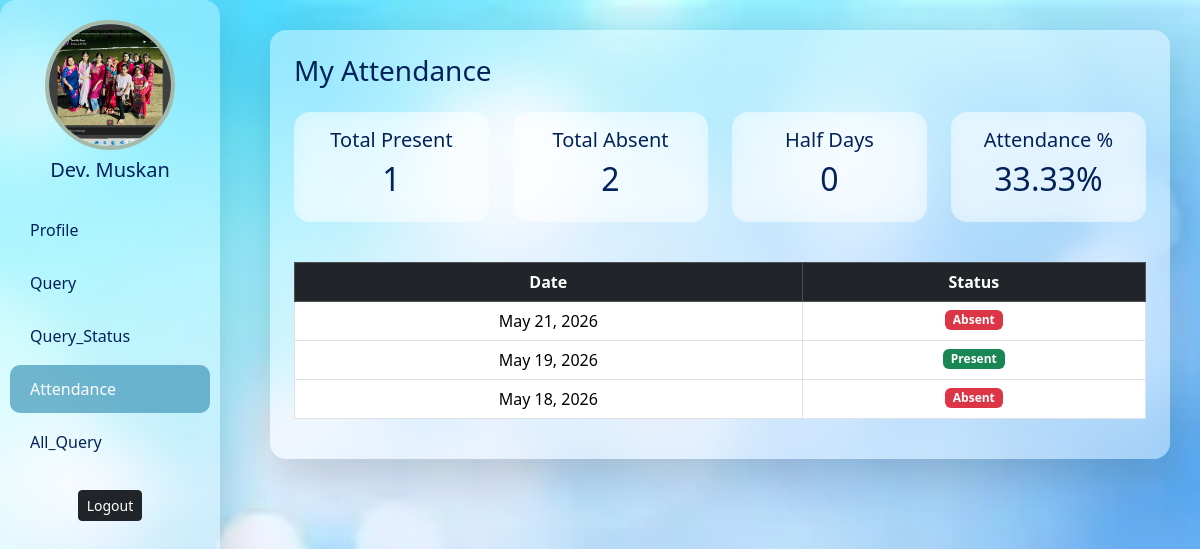
/my_attendance/ (signed in), run on the app's committed database.
### app/models.py (models this page shows, shortened)
class AddEmployee(models.Model):
    name = models.CharField(
        max_length=100,
        validators=[MaxLengthValidator(10), MinLengthValidator(3)],
        error_messages={
            'min_length': 'Name must contain at least 3 characters.',
            'max_length': 'Name cannot exceed 20 characters.'
        }
    )
    email = models.EmailField(unique=True)
    contact = models.CharField(
        max_length=15,
        validators=[Emp_contact]
    )
    image = models.ImageField(
        upload_to='employee_images/',
        blank=True,
        null=True
    )
    password = models.CharField(max_length=128)
    department = models.CharField(max_length=50, null=True)
    d_code = models.CharField(max_length=20, null=True)
    d_des = models.CharField(max_length=50, null=True)
    joining_date = models.DateField(null=True, blank=True)
    salary = models.IntegerField(null=True, blank=True)

class Attendance(models.Model):
    STATUS_CHOICES = (
        ('Present', 'Present'),
        ('Absent', 'Absent'),
        ('Half Day', 'Half Day'),
    )
    employee = models.ForeignKey(AddEmployee, on_delete=models.CASCADE)
    date = models.DateField(default=date.today)
    status = models.CharField(max_length=20, choices=STATUS_CHOICES)
    class Meta:
        unique_together = ('employee', 'date')

### app/views.py (the view)
def my_attendance(request):
    if 'user_id' not in request.session:
        return redirect('login')
    user_id = request.session.get('user_id')
    userdata = new.objects.get(id=user_id)
    attendance = Attendance.objects.filter(
        employee__email=userdata.email
    ).order_by('-date')
    total_present = attendance.filter(
        status='Present'
    ).count()
    total_absent = attendance.filter(
        status='Absent'
    ).count()
    total_half = attendance.filter(
        status='Half Day'
    ).count()
    total = attendance.count()
    percentage = 0
    if total > 0:
        percentage = (
            (total_present + (total_half * 0.5))
            / total
        ) * 100
    context = {
        'data': userdata,
        'my_attendance': True,
        'attendance': attendance,
        'total_present': total_present,
        'total_absent': total_absent,
        'total_half': total_half,
        'percentage': round(percentage, 2),
        'section': 'attendance'
    }
    return render(
        request,
        'userdashboard.html',
        context
    )

### app/templates/userdashboard.html (shortened to what this page needs)
{% block contant %}
<!DOCTYPE html>
<html lang="en">
<head>
    <link href="https://cdn.jsdelivr.net/npm/bootstrap@5.3.2/dist/css/bootstrap.min.css" rel="stylesheet">
</head>
<body>
    <div class="sidebar glass shadow-lg">
        <div class="text-center mb-4">
            {% if data.image %}
            <img src="{{ data.image.url }}" class="profile-img mb-2">
            {% else %}
            <div class="profile-img mb-2 d-block mx-auto" style="background-color:#ffff;"></div>
            {% endif %}
            <h5>{{ data.name }}</h5>
        </div>
        <a href="{% url 'profile' %}" class="{% if section == 'profile' %}active{% endif %}">
            Profile
        </a>
        <a href="{% url 'query' %}" class="{% if section == 'query' %}active{% endif %}">
            Query
        </a>
        <a href="{% url 'query_status' %}" class="{% if section == 'query_status' %}active{% endif %}">
            Query_Status
        </a>
        <a href="{% url 'my_attendance' %}"
   class="{% if section == 'attendance' %}active{% endif %}">
    Attendance
</a>
        <a href="{% url 'all_query' %}" class="{% if section == 'all-query' %}active{% endif %}">
            All_Query
        </a>
        <form method="post" action="{% url 'logout' %}" class="mt-4 text-center">
            <button class="btn btn-dark btn-sm">Logout</button>
        </form>
    </div>
    <div class="main-content">
{% if my_attendance %}
<div id="attendance" class="section">
    <div class="glass shadow-lg p-4">
        <h3 class="mb-4">
            My Attendance
        </h3>
        <div class="row text-center mb-4">
            <div class="col-md-3 mb-3">
                <div class="glass p-3">
                    <h5>Total Present</h5>
                    <h2>{{ total_present }}</h2>
                </div>
            </div>
            <div class="col-md-3 mb-3">
                <div class="glass p-3">
                    <h5>Total Absent</h5>
                    <h2>{{ total_absent }}</h2>
                </div>
            </div>
            <div class="col-md-3 mb-3">
                <div class="glass p-3">
                    <h5>Half Days</h5>
                    <h2>{{ total_half }}</h2>
                </div>
            </div>
            <div class="col-md-3 mb-3">
                <div class="glass p-3">
                    <h5>Attendance %</h5>
                    <h2>{{ percentage }}%</h2>
                </div>
            </div>
        </div>
        <table class="table table-bordered table-hover text-center">
            <thead class="table-dark">
                <tr>
                    <th>Date</th>
                    <th>Status</th>
                </tr>
            </thead>
            <tbody>
                {% for i in attendance %}
                <tr>
                    <td>{{ i.date }}</td>
                    <td>
                        {% if i.status == "Present" %}
                            <span class="badge bg-success">
                                Present
                            </span>
                        {% elif i.status == "Absent" %}
                            <span class="badge bg-danger">
                                Absent
                            </span>
                        {% else %}
                            <span class="badge bg-warning text-dark">
                                Half Day
                            </span>
                        {% endif %}
                    </td>
                </tr>
                {% empty %}
                <tr>
                    <td colspan="2">
                        No attendance found
                    </td>
                </tr>
                {% endfor %}
            </tbody>
        </table>
    </div>
</div>
{% endif %}
    </div>
</body>
</html>
{% endblock contant %}

### app/templates/userdashboard.html (style rules this page uses)
body { background: url('/static/images/new django.webp') no-repeat center center fixed; background-size: cover; }
.glass { background: rgba(255, 255, 255, 0.4); backdrop-filter: blur(10px); border-radius: 16px; color: #02225a; }
.sidebar { height: 100vh; position: fixed; width: 220px; padding-top: 20px; background: rgba(255, 255, 255, 0.3); backdrop-filter: blur(10px); }
.sidebar a { display: block; padding: 12px 20px; color: #02225a; text-decoration: none; font-weight: 500; border-radius: 10px; margin: 5px 10px; }
.sidebar a:hover, .sidebar a.active { background-color: rgba(66, 152, 185, 0.7); color: #fff; }
.main-content { margin-left: 240px; padding: 30px; }
.profile-img { width: 130px; height: 130px; border-radius: 50%; object-fit: cover; border: 4px solid #a6b8a8; }

### data on the page
AddEmployee: image (picture), name "Dev. Muskan"
Attendance: date "May 21, 2026", status "Absent"
Attendance: date "May 19, 2026", status "Present"
Attendance: date "May 18, 2026", status "Absent"

### other printed values
{{ total_present }} "1"
{{ total_absent }} "2"
{{ total_half }} "0"
{{ percentage }} "33.33"
